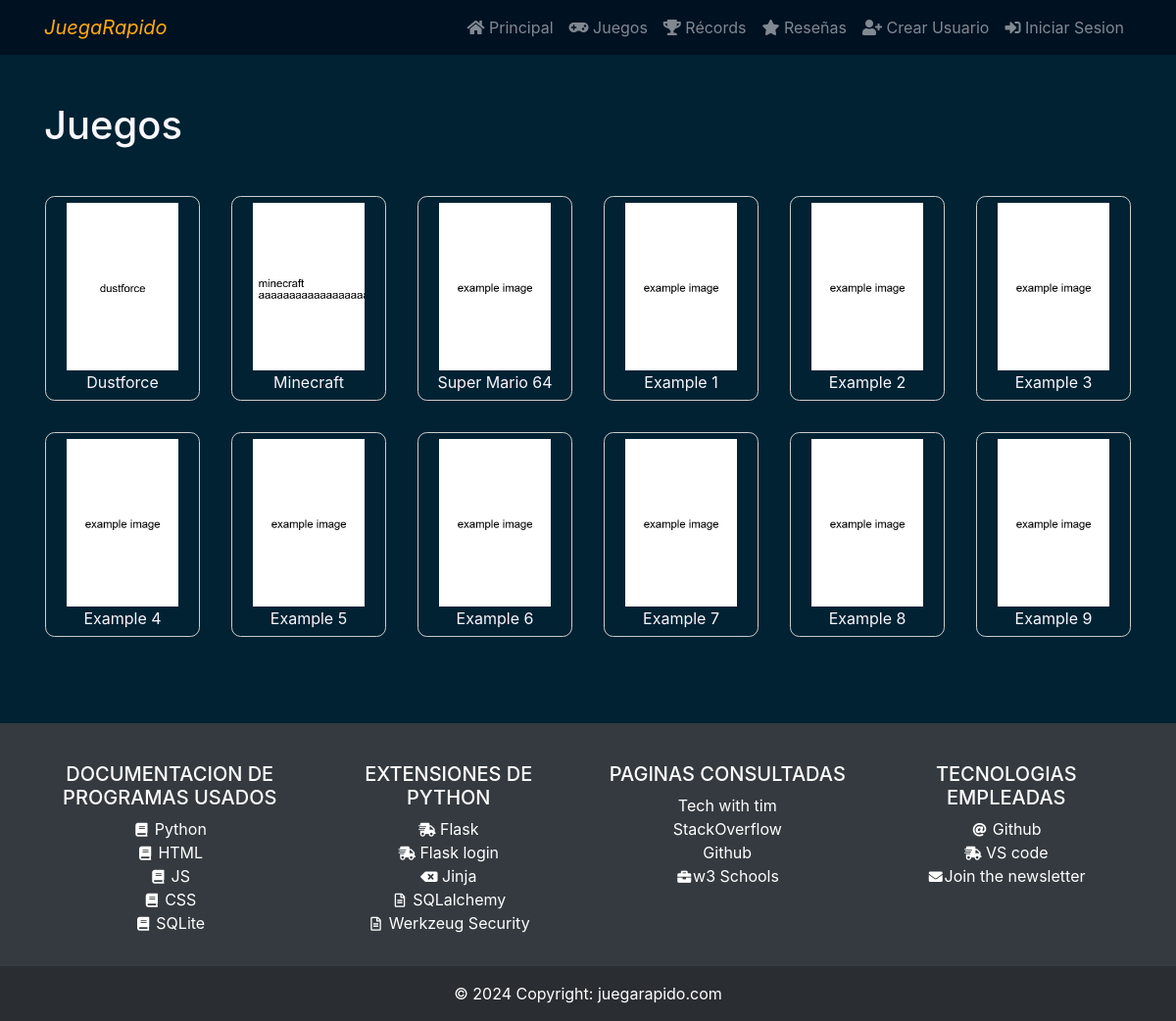
The app's page /juegos with its own data.
### website/models.py (models this page shows)
class Juegos(db.Model):
    id = db.Column(db.Integer, primary_key=True)
    nombre = db.Column(db.Text)
    fecha = db.Column(db.DateTime)
    imagen = db.Column(db.Text)
    categoria_id = db.Column(db.Integer)
    archivos = db.relationship('Archivos', backref='juego', lazy='dynamic')
    resennas = db.relationship('Resennas', backref='juego', lazy='dynamic')

### website/views.py (the view)
@views.route('/juegos',methods=['GET', 'POST'])
def juegos():
    from . import db
    from .models import Juegos
    juegos = db.session.query(Juegos)
    return render_template('juegos.html', juegos=juegos)

### website/templates/juegos.html
{% extends 'base.html'%}
{%block content%}
<h1>Juegos</h1><br>
<div class="s-3 row">
    {% for juego in juegos %}
    <a class=" p-3 col-sm-2 grid-link" href="juegos/{{juego.id}}">
        <div class="grid-item">
            <img src="{{ url_for('static', filename='img/' + juego.imagen) }}" alt="{{ juego.nombre }}" class="col-lg-12">
            <div>{{ juego.nombre }}</div>
        </div>
    </a>
    {% endfor %}
</div>
{%endblock%}

### website/templates/base.html (shortened to what this page needs)
<!DOCTYPE html>
<html lang="en">
<head>
    <link rel="stylesheet" href="https://stackpath.bootstrapcdn.com/bootstrap/4.5.2/css/bootstrap.min.css">
    <link rel="stylesheet" href="https://cdnjs.cloudflare.com/ajax/libs/font-awesome/5.15.4/css/all.min.css">
    <link rel="stylesheet" href="{{ url_for('static', filename='/style/main.css') }}">
</head>
<body>
    <nav class="navbar navbar-expand-lg navbar-dark">
        <div class="container">
            <a class="navbar-brand" href="/"><i>
                    <orange>JuegaRapido</orange>
                </i></a>
            <div class="collapse navbar-collapse" id="navbarNav">
                <ul class="navbar-nav ml-auto">
                    {%block navitems%}
                    <li class="nav-item"><a class="nav-link" href="/"><i class="fas fa-home"></i> Principal</a></li>
                    <li class="nav-item"><a class="nav-link" href="/juegos"><i class="fas fa-gamepad"></i> Juegos</a>
                    </li>
                    <li class="nav-item"><a class="nav-link" href="/puntuaciones"><i class="fas fa-trophy"></i>
                            Récords</a></li>
                    <li class="nav-item"><a class="nav-link" href="/resenas"><i class="fas fa-star"></i> Reseñas</a>
                    </li>
                    {% if current_user.alias == NULL %}
                    <li class="nav-item"><a class="nav-link" href="/signup"><i class="fas fa-user-plus"></i> Crear
                            Usuario</a></li>
                    <li class="nav-item"><a class="nav-link" href="/login"><i class="fas fa-sign-in-alt"></i> Iniciar
                            Sesion</a></li>
                    {% else %}
                    <li class="nav-item"><a class="nav-link" href="/signup">mknew</a></li>
                    <li class="nav-item"><a class="nav-link" href="/login">lgin</a></li>
                    {% endif %}
                    {%endblock%}
                </ul>
            </div>
        </div>
    </nav>
    <div class="container mt-5">
        <div class="row">
            <div class="col">
                {%block content%}{%endblock%}
            </div>
        </div>
    </div>
    {% block footer%}
    <footer class="bg-dark text-center text-lg-start text-white">
        <div class="container p-3">
            <div class="row mt-4">
                <div class="col-lg-3 col-md-6 mb-4 mb-md-0">
                    <h5 class="text-uppercase">Documentacion de Programas usados</h5>
                    <ul class="list-unstyled mb-0">
                        <li><a href="#!" class="text-white"><i class="fas fa-book fa-fw fa-sm me-2"></i> Python</a></li>
                        <li><a href="#!" class="text-white"><i class="fas fa-book fa-fw fa-sm me-2"></i> HTML</a></li>
                        <li><a href="#!" class="text-white"><i class="fas fa-book fa-fw fa-sm me-2"></i> JS</a></li>
                        <li><a href="#!" class="text-white"><i class="fas fa-book fa-fw fa-sm me-2"></i> CSS</a></li>
                        <li><a href="#!" class="text-white"><i class="fas fa-book fa-fw fa-sm me-2"></i> SQLite</a></li>
                    </ul>
                </div>
                <div class="col-lg-3 col-md-6 mb-4 mb-md-0">
                    <h5 class="text-uppercase">Extensiones de python</h5>
                    <ul class="list-unstyled">
                        <li><a href="#!" class="text-white"><i class="fas fa-shipping-fast fa-fw fa-sm me-2"></i> Flask</a></li>
                        <li><a href="#!" class="text-white"><i class="fas fa-shipping-fast fa-fw fa-sm me-2"></i> Flask login</a></li>
                        <li><a href="#!" class="text-white"><i class="fas fa-backspace fa-fw fa-sm me-2"></i> Jinja</a></li>
                        <li><a href="#!" class="text-white"><i class="far fa-file-alt fa-fw fa-sm me-2"></i> SQLalchemy</a></li>
                        <li><a href="#!" class="text-white"><i class="far fa-file-alt fa-fw fa-sm me-2"></i> Werkzeug Security</a></li>
                    </ul>
                </div>
                <div class="col-lg-3 col-md-6 mb-4 mb-md-0">
                    <h5 class="text-uppercase">Paginas consultadas</h5>
                    <ul class="list-unstyled">
                        <li><a href="#!" class="text-white">Tech with tim</a></li>
                        <li><a href="#!" class="text-white">StackOverflow</a></li>
                        <li><a href="#!" class="text-white">Github</a></li>
                        <li><a href="#!" class="text-white"><i class="fas fa-briefcase fa-fw fa-sm me-2"></i>w3 Schools</a></li>
                    </ul>
                </div>
                <div class="col-lg-3 col-md-6 mb-4 mb-md-0">
                    <h5 class="text-uppercase">Tecnologias empleadas</h5>
                    <ul class="list-unstyled">
                        <li><a href="#!" class="text-white"><i class="fas fa-at fa-fw fa-sm me-2"></i> Github</a></li>
                        <li><a href="#!" class="text-white"><i class="fas fa-shipping-fast fa-fw fa-sm me-2"></i> VS code</a></li>
                        <li><a href="#!" class="text-white"><i class="fas fa-envelope fa-fw fa-sm me-2"></i>Join the newsletter</a></li>
                    </ul>
                </div>
            </div>
        </div>
        <div class="text-center p-3" style="background-color: rgba(0, 0, 0, 0.2)">
            © 2024 Copyright:
            <a class="text-white" href="https://eelslap.com/"> juegarapido.com</a>
        </div>
    </footer>
    {%endblock%}
</body>
</html>

### website/static/style/main.css (style rules this page uses)
:root { --main-dark: #012; --second-dark: #023; --main-light: #f9f7ff; --second-light: #e9e7ff; --orange: #fa1; scroll-behavior: smooth; }
body { background-color: var(--second-dark); color: var(--main-light); display: flex; flex-direction: column; min-height: 100vh; margin: 0; }
nav { background-color: var(--main-dark); }
orange { color: var(--orange) }
.nav-link { color: var(--second-light); }
footer { width: 100%; margin-top: 6vw; background-color: rgba(0, 0, 0, 0.2); text-align: center; }
.grid-item { text-align: center; border: 1px solid #ccc; padding: 0.5vw; border-radius: 0.6em; }
.grid-link, .grid-link:hover { text-decoration: none; color: inherit; }
.grid-link .grid-item, .grid-link .grid-item div { color: inherit; }

### records on screen
Juegos: imagen (picture), nombre "Dustforce"
Juegos: imagen (picture), nombre "Minecraft"
Juegos: imagen (picture), nombre "Super Mario 64"
Juegos: imagen (picture), nombre "Example 1"
Juegos: imagen (picture), nombre "Example 2"
Juegos: imagen (picture), nombre "Example 3"
Juegos: imagen (picture), nombre "Example 4"
Juegos: imagen (picture), nombre "Example 5"
Juegos: imagen (picture), nombre "Example 6"
Juegos: imagen (picture), nombre "Example 7"
Juegos: imagen (picture), nombre "Example 8"
Juegos: imagen (picture), nombre "Example 9"
